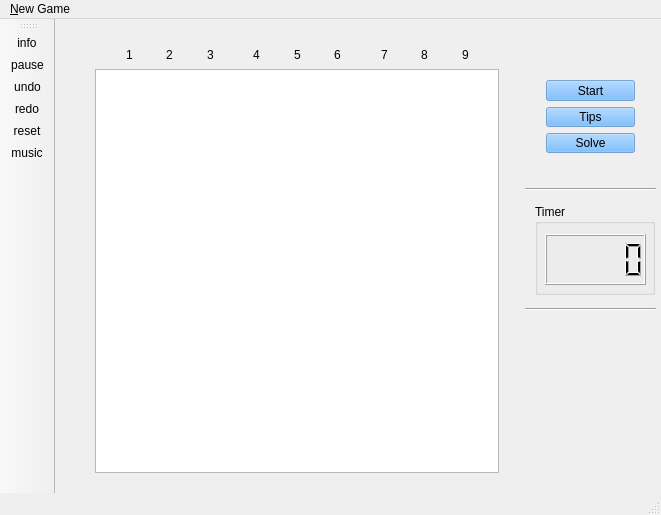
<?xml version="1.0" encoding="UTF-8"?>
<ui version="4.0">
 <class>MainWindow</class>
 <widget class="QMainWindow" name="MainWindow">
  <property name="geometry">
   <rect>
    <x>0</x>
    <y>0</y>
    <width>661</width>
    <height>515</height>
   </rect>
  </property>
  <property name="minimumSize">
   <size>
    <width>661</width>
    <height>515</height>
   </size>
  </property>
  <property name="maximumSize">
   <size>
    <width>661</width>
    <height>515</height>
   </size>
  </property>
  <property name="windowTitle">
   <string>Sudoku Game - Powered by n+e</string>
  </property>
  <property name="windowIcon">
   <iconset resource="res.qrc">
    <normaloff>:/fig/sudoku</normaloff>:/fig/sudoku</iconset>
  </property>
  <property name="autoFillBackground">
   <bool>true</bool>
  </property>
  <widget class="QWidget" name="centralWidget">
   <widget class="QWidget" name="gridLayoutWidget_2">
    <property name="geometry">
     <rect>
      <x>480</x>
      <y>300</y>
      <width>111</width>
      <height>141</height>
     </rect>
    </property>
    <layout class="QGridLayout" name="gridLayout_2">
     <property name="spacing">
      <number>0</number>
     </property>
    </layout>
   </widget>
   <widget class="QGroupBox" name="groupBox">
    <property name="geometry">
     <rect>
      <x>480</x>
      <y>185</y>
      <width>120</width>
      <height>91</height>
     </rect>
    </property>
    <property name="title">
     <string>Timer</string>
    </property>
    <widget class="QLCDNumber" name="timer">
     <property name="geometry">
      <rect>
       <x>10</x>
       <y>30</y>
       <width>101</width>
       <height>51</height>
      </rect>
     </property>
     <property name="minimumSize">
      <size>
       <width>0</width>
       <height>41</height>
      </size>
     </property>
    </widget>
   </widget>
   <widget class="QTableWidget" name="tableWidget">
    <property name="geometry">
     <rect>
      <x>40</x>
      <y>50</y>
      <width>404</width>
      <height>404</height>
     </rect>
    </property>
   </widget>
   <widget class="Line" name="line">
    <property name="geometry">
     <rect>
      <x>470</x>
      <y>160</y>
      <width>131</width>
      <height>20</height>
     </rect>
    </property>
    <property name="orientation">
     <enum>Qt::Horizontal</enum>
    </property>
   </widget>
   <widget class="Line" name="line_2">
    <property name="geometry">
     <rect>
      <x>470</x>
      <y>280</y>
      <width>131</width>
      <height>20</height>
     </rect>
    </property>
    <property name="orientation">
     <enum>Qt::Horizontal</enum>
    </property>
   </widget>
   <widget class="QWidget" name="layoutWidget">
    <property name="geometry">
     <rect>
      <x>480</x>
      <y>50</y>
      <width>111</width>
      <height>95</height>
     </rect>
    </property>
    <layout class="QVBoxLayout" name="verticalLayout">
     <item>
      <widget class="QPushButton" name="pushButton_2">
       <property name="focusPolicy">
        <enum>Qt::ClickFocus</enum>
       </property>
       <property name="autoFillBackground">
        <bool>false</bool>
       </property>
       <property name="styleSheet">
        <string notr="true">background-color: rgba(85, 170, 255, 150);</string>
       </property>
       <property name="text">
        <string>Start</string>
       </property>
       <property name="flat">
        <bool>false</bool>
       </property>
      </widget>
     </item>
     <item>
      <widget class="QPushButton" name="pushButton">
       <property name="focusPolicy">
        <enum>Qt::ClickFocus</enum>
       </property>
       <property name="autoFillBackground">
        <bool>false</bool>
       </property>
       <property name="styleSheet">
        <string notr="true">background-color: rgba(85, 170, 255, 150);</string>
       </property>
       <property name="text">
        <string>Tips</string>
       </property>
       <property name="flat">
        <bool>false</bool>
       </property>
      </widget>
     </item>
     <item>
      <widget class="QPushButton" name="pushButton_3">
       <property name="focusPolicy">
        <enum>Qt::ClickFocus</enum>
       </property>
       <property name="autoFillBackground">
        <bool>false</bool>
       </property>
       <property name="styleSheet">
        <string notr="true">background-color: rgba(85, 170, 255, 150);</string>
       </property>
       <property name="text">
        <string>Solve</string>
       </property>
       <property name="flat">
        <bool>false</bool>
       </property>
      </widget>
     </item>
    </layout>
   </widget>
   <widget class="QWidget" name="layoutWidget">
    <property name="geometry">
     <rect>
      <x>20</x>
      <y>60</y>
      <width>20</width>
      <height>381</height>
     </rect>
    </property>
    <layout class="QVBoxLayout" name="verticalLayout_5">
     <property name="spacing">
      <number>24</number>
     </property>
     <item>
      <layout class="QVBoxLayout" name="verticalLayout_2">
       <property name="spacing">
        <number>22</number>
       </property>
       <item>
        <widget class="QLabel" name="label">
         <property name="text">
          <string>A</string>
         </property>
        </widget>
       </item>
       <item>
        <widget class="QLabel" name="label_2">
         <property name="text">
          <string>B</string>
         </property>
        </widget>
       </item>
       <item>
        <widget class="QLabel" name="label_3">
         <property name="text">
          <string>C</string>
         </property>
        </widget>
       </item>
      </layout>
     </item>
     <item>
      <layout class="QVBoxLayout" name="verticalLayout_3">
       <property name="spacing">
        <number>22</number>
       </property>
       <item>
        <widget class="QLabel" name="label_4">
         <property name="text">
          <string>D</string>
         </property>
        </widget>
       </item>
       <item>
        <widget class="QLabel" name="label_5">
         <property name="text">
          <string>E</string>
         </property>
        </widget>
       </item>
       <item>
        <widget class="QLabel" name="label_6">
         <property name="text">
          <string>F</string>
         </property>
        </widget>
       </item>
      </layout>
     </item>
     <item>
      <layout class="QVBoxLayout" name="verticalLayout_4">
       <property name="spacing">
        <number>22</number>
       </property>
       <item>
        <widget class="QLabel" name="label_7">
         <property name="text">
          <string>G</string>
         </property>
        </widget>
       </item>
       <item>
        <widget class="QLabel" name="label_8">
         <property name="text">
          <string>H</string>
         </property>
        </widget>
       </item>
       <item>
        <widget class="QLabel" name="label_9">
         <property name="text">
          <string>I</string>
         </property>
        </widget>
       </item>
      </layout>
     </item>
    </layout>
   </widget>
   <widget class="QWidget" name="layoutWidget">
    <property name="geometry">
     <rect>
      <x>60</x>
      <y>20</y>
      <width>365</width>
      <height>31</height>
     </rect>
    </property>
    <layout class="QHBoxLayout" name="horizontalLayout_4">
     <property name="spacing">
      <number>39</number>
     </property>
     <item>
      <layout class="QHBoxLayout" name="horizontalLayout">
       <property name="spacing">
        <number>33</number>
       </property>
       <property name="sizeConstraint">
        <enum>QLayout::SetMinimumSize</enum>
       </property>
       <item>
        <widget class="QLabel" name="label_10">
         <property name="text">
          <string>1</string>
         </property>
        </widget>
       </item>
       <item>
        <widget class="QLabel" name="label_11">
         <property name="text">
          <string>2</string>
         </property>
        </widget>
       </item>
       <item>
        <widget class="QLabel" name="label_12">
         <property name="text">
          <string>3</string>
         </property>
        </widget>
       </item>
      </layout>
     </item>
     <item>
      <layout class="QHBoxLayout" name="horizontalLayout_2">
       <property name="spacing">
        <number>33</number>
       </property>
       <item>
        <widget class="QLabel" name="label_13">
         <property name="text">
          <string>4</string>
         </property>
        </widget>
       </item>
       <item>
        <widget class="QLabel" name="label_14">
         <property name="text">
          <string>5</string>
         </property>
        </widget>
       </item>
       <item>
        <widget class="QLabel" name="label_15">
         <property name="text">
          <string>6</string>
         </property>
        </widget>
       </item>
      </layout>
     </item>
     <item>
      <layout class="QHBoxLayout" name="horizontalLayout_3">
       <property name="spacing">
        <number>33</number>
       </property>
       <item>
        <widget class="QLabel" name="label_16">
         <property name="text">
          <string>7</string>
         </property>
        </widget>
       </item>
       <item>
        <widget class="QLabel" name="label_17">
         <property name="text">
          <string>8</string>
         </property>
        </widget>
       </item>
       <item>
        <widget class="QLabel" name="label_18">
         <property name="text">
          <string>9</string>
         </property>
        </widget>
       </item>
      </layout>
     </item>
    </layout>
   </widget>
  </widget>
  <widget class="QMenuBar" name="menuBar">
   <property name="geometry">
    <rect>
     <x>0</x>
     <y>0</y>
     <width>661</width>
     <height>31</height>
    </rect>
   </property>
   <widget class="QMenu" name="menuNew_Game">
    <property name="title">
     <string>&amp;New Game</string>
    </property>
    <widget class="QMenu" name="menuEasy_2">
     <property name="title">
      <string>Easy</string>
     </property>
     <addaction name="actionLv_1"/>
     <addaction name="actionLv_2"/>
     <addaction name="actionLv_3"/>
     <addaction name="actionLv_4"/>
     <addaction name="actionRandom"/>
    </widget>
    <widget class="QMenu" name="menuNormal_2">
     <property name="title">
      <string>Normal</string>
     </property>
     <addaction name="actionLv_5"/>
     <addaction name="actionLv_6"/>
     <addaction name="actionLv_7"/>
     <addaction name="actionLv_8"/>
     <addaction name="actionRandom_2"/>
    </widget>
    <widget class="QMenu" name="menuHard_2">
     <property name="title">
      <string>Hard</string>
     </property>
     <addaction name="actionLv_9"/>
     <addaction name="actionLv_10"/>
     <addaction name="actionLv_11"/>
     <addaction name="actionLv_12"/>
     <addaction name="actionRandom_3"/>
    </widget>
    <widget class="QMenu" name="menuCrazy">
     <property name="title">
      <string>Crazy</string>
     </property>
     <addaction name="actionLv_13"/>
     <addaction name="actionLv_14"/>
     <addaction name="actionLv_15"/>
     <addaction name="actionLv_16"/>
     <addaction name="actionRandom_4"/>
    </widget>
    <widget class="QMenu" name="menuCustom">
     <property name="title">
      <string>Custom</string>
     </property>
     <addaction name="actionInput_Sudoku_Game"/>
    </widget>
    <addaction name="menuEasy_2"/>
    <addaction name="menuNormal_2"/>
    <addaction name="menuHard_2"/>
    <addaction name="menuCrazy"/>
    <addaction name="menuCustom"/>
   </widget>
   <addaction name="menuNew_Game"/>
  </widget>
  <widget class="QToolBar" name="mainToolBar">
   <property name="autoFillBackground">
    <bool>false</bool>
   </property>
   <property name="floatable">
    <bool>true</bool>
   </property>
   <attribute name="toolBarArea">
    <enum>LeftToolBarArea</enum>
   </attribute>
   <attribute name="toolBarBreak">
    <bool>false</bool>
   </attribute>
   <addaction name="actionInfo"/>
   <addaction name="actionPause"/>
   <addaction name="actionUndo"/>
   <addaction name="actionRedo"/>
   <addaction name="actionReset"/>
   <addaction name="actionMusic"/>
  </widget>
  <widget class="QStatusBar" name="statusBar"/>
  <action name="actionInfo">
   <property name="icon">
    <iconset resource="res.qrc">
     <normaloff>:/fig/sudoku</normaloff>:/fig/sudoku</iconset>
   </property>
   <property name="text">
    <string>info</string>
   </property>
   <property name="toolTip">
    <string>Infomation</string>
   </property>
   <property name="shortcut">
    <string>Alt+I</string>
   </property>
  </action>
  <action name="actionStart">
   <property name="icon">
    <iconset resource="res.qrc">
     <normaloff>:/fig/play</normaloff>:/fig/play</iconset>
   </property>
   <property name="text">
    <string>start</string>
   </property>
  </action>
  <action name="actionUndo">
   <property name="icon">
    <iconset resource="res.qrc">
     <normaloff>:/fig/prev</normaloff>:/fig/prev</iconset>
   </property>
   <property name="text">
    <string>undo</string>
   </property>
   <property name="toolTip">
    <string>Undo</string>
   </property>
   <property name="shortcut">
    <string>Ctrl+Z</string>
   </property>
  </action>
  <action name="actionReset">
   <property name="icon">
    <iconset resource="res.qrc">
     <normaloff>:/fig/previous</normaloff>:/fig/previous</iconset>
   </property>
   <property name="text">
    <string>reset</string>
   </property>
   <property name="toolTip">
    <string>Reset to initial</string>
   </property>
  </action>
  <action name="actionPause">
   <property name="icon">
    <iconset resource="res.qrc">
     <normaloff>:/fig/pause</normaloff>:/fig/pause</iconset>
   </property>
   <property name="text">
    <string>pause</string>
   </property>
   <property name="toolTip">
    <string>Pause</string>
   </property>
   <property name="shortcut">
    <string>Space</string>
   </property>
  </action>
  <action name="actionRedo">
   <property name="icon">
    <iconset resource="res.qrc">
     <normaloff>:/fig/next</normaloff>:/fig/next</iconset>
   </property>
   <property name="text">
    <string>redo</string>
   </property>
   <property name="toolTip">
    <string>Redo</string>
   </property>
   <property name="shortcut">
    <string>Ctrl+Y</string>
   </property>
  </action>
  <action name="actionNew">
   <property name="icon">
    <iconset resource="res.qrc">
     <normaloff>:/fig/shuffle</normaloff>:/fig/shuffle</iconset>
   </property>
   <property name="text">
    <string>new</string>
   </property>
   <property name="toolTip">
    <string>New game</string>
   </property>
  </action>
  <action name="actionDelete">
   <property name="icon">
    <iconset resource="res.qrc">
     <normaloff>:/fig/minus</normaloff>:/fig/minus</iconset>
   </property>
   <property name="text">
    <string>delete</string>
   </property>
   <property name="toolTip">
    <string>Delete numbers in selected grid</string>
   </property>
  </action>
  <action name="actionSolve">
   <property name="icon">
    <iconset resource="res.qrc">
     <normaloff>:/fig/calc</normaloff>:/fig/calc</iconset>
   </property>
   <property name="text">
    <string>solve</string>
   </property>
   <property name="toolTip">
    <string>Auto solve</string>
   </property>
  </action>
  <action name="actionLevel_13">
   <property name="text">
    <string>Level 1</string>
   </property>
  </action>
  <action name="actionLevel_2">
   <property name="text">
    <string>Level 2</string>
   </property>
  </action>
  <action name="actionLevel_21">
   <property name="text">
    <string>Level 1</string>
   </property>
  </action>
  <action name="actionLevel_22">
   <property name="text">
    <string>Level 2</string>
   </property>
  </action>
  <action name="actionLevel_5">
   <property name="text">
    <string>Level 3</string>
   </property>
  </action>
  <action name="actionLevel_23">
   <property name="text">
    <string>Level 3</string>
   </property>
  </action>
  <action name="actionLevel_7">
   <property name="text">
    <string>Level 1</string>
   </property>
  </action>
  <action name="actionLevel_8">
   <property name="text">
    <string>Level 2</string>
   </property>
  </action>
  <action name="actionLevel_9">
   <property name="text">
    <string>Level 3</string>
   </property>
  </action>
  <action name="actionLevel_10">
   <property name="text">
    <string>Level 4</string>
   </property>
  </action>
  <action name="actionLevel_24">
   <property name="text">
    <string>Level 4</string>
   </property>
  </action>
  <action name="actionLevel_12">
   <property name="text">
    <string>Level 4</string>
   </property>
  </action>
  <action name="actionInput_sudoku_game">
   <property name="text">
    <string>Input sudoku game</string>
   </property>
  </action>
  <action name="actionLv_1">
   <property name="text">
    <string>Lv.1</string>
   </property>
  </action>
  <action name="actionLv_2">
   <property name="text">
    <string>Lv.2</string>
   </property>
  </action>
  <action name="actionLv_3">
   <property name="text">
    <string>Lv.3</string>
   </property>
  </action>
  <action name="actionLv_4">
   <property name="text">
    <string>Lv.4</string>
   </property>
  </action>
  <action name="actionLv_5">
   <property name="text">
    <string>Lv.1</string>
   </property>
  </action>
  <action name="actionLv_6">
   <property name="text">
    <string>Lv.2</string>
   </property>
  </action>
  <action name="actionLv_7">
   <property name="text">
    <string>Lv.3</string>
   </property>
  </action>
  <action name="actionLv_8">
   <property name="text">
    <string>Lv.4</string>
   </property>
  </action>
  <action name="actionLv_9">
   <property name="text">
    <string>Lv.1</string>
   </property>
  </action>
  <action name="actionLv_10">
   <property name="text">
    <string>Lv.2</string>
   </property>
  </action>
  <action name="actionLv_11">
   <property name="text">
    <string>Lv.3</string>
   </property>
  </action>
  <action name="actionLv_12">
   <property name="text">
    <string>Lv.4</string>
   </property>
  </action>
  <action name="actionRandom">
   <property name="text">
    <string>Random</string>
   </property>
  </action>
  <action name="actionRandom_2">
   <property name="text">
    <string>Random</string>
   </property>
  </action>
  <action name="actionRandom_3">
   <property name="text">
    <string>Random</string>
   </property>
  </action>
  <action name="actionLv_13">
   <property name="text">
    <string>Lv.1</string>
   </property>
  </action>
  <action name="actionLv_14">
   <property name="text">
    <string>Lv.2</string>
   </property>
  </action>
  <action name="actionLv_15">
   <property name="text">
    <string>Lv.3</string>
   </property>
  </action>
  <action name="actionLv_16">
   <property name="text">
    <string>Lv.4</string>
   </property>
  </action>
  <action name="actionRandom_4">
   <property name="text">
    <string>Random</string>
   </property>
  </action>
  <action name="actionInput_Sudoku_Game">
   <property name="text">
    <string>Input Sudoku Game</string>
   </property>
  </action>
  <action name="actionMusic">
   <property name="icon">
    <iconset resource="res.qrc">
     <normaloff>:/fig/mute</normaloff>:/fig/mute</iconset>
   </property>
   <property name="text">
    <string>music</string>
   </property>
   <property name="toolTip">
    <string>Play music</string>
   </property>
  </action>
 </widget>
 <layoutdefault spacing="6" margin="11"/>
 <tabstops>
  <tabstop>pushButton_2</tabstop>
  <tabstop>pushButton</tabstop>
  <tabstop>pushButton_3</tabstop>
 </tabstops>
 <resources>
  <include location="res.qrc"/>
 </resources>
 <connections/>
</ui>
